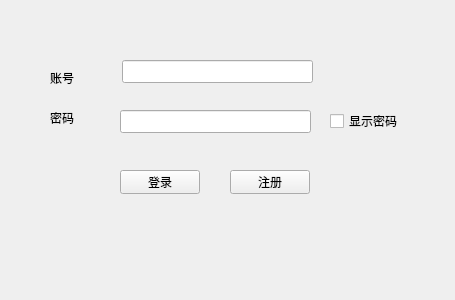
<?xml version="1.0" encoding="UTF-8"?>
<ui version="4.0">
 <class>Login</class>
 <widget class="QWidget" name="Login">
  <property name="geometry">
   <rect>
    <x>0</x>
    <y>0</y>
    <width>455</width>
    <height>300</height>
   </rect>
  </property>
  <property name="windowTitle">
   <string>Form</string>
  </property>
  <widget class="QLineEdit" name="username">
   <property name="geometry">
    <rect>
     <x>122</x>
     <y>60</y>
     <width>191</width>
     <height>23</height>
    </rect>
   </property>
  </widget>
  <widget class="QLineEdit" name="password">
   <property name="geometry">
    <rect>
     <x>120</x>
     <y>110</y>
     <width>191</width>
     <height>23</height>
    </rect>
   </property>
  </widget>
  <widget class="QLabel" name="label">
   <property name="geometry">
    <rect>
     <x>50</x>
     <y>70</y>
     <width>54</width>
     <height>16</height>
    </rect>
   </property>
   <property name="text">
    <string>账号</string>
   </property>
  </widget>
  <widget class="QLabel" name="label_2">
   <property name="geometry">
    <rect>
     <x>50</x>
     <y>110</y>
     <width>54</width>
     <height>16</height>
    </rect>
   </property>
   <property name="text">
    <string>密码</string>
   </property>
  </widget>
  <widget class="QPushButton" name="login">
   <property name="geometry">
    <rect>
     <x>120</x>
     <y>170</y>
     <width>80</width>
     <height>24</height>
    </rect>
   </property>
   <property name="text">
    <string>登录</string>
   </property>
  </widget>
  <widget class="QPushButton" name="signup">
   <property name="geometry">
    <rect>
     <x>230</x>
     <y>170</y>
     <width>80</width>
     <height>24</height>
    </rect>
   </property>
   <property name="text">
    <string>注册</string>
   </property>
  </widget>
  <widget class="QCheckBox" name="password_show">
   <property name="geometry">
    <rect>
     <x>330</x>
     <y>110</y>
     <width>101</width>
     <height>22</height>
    </rect>
   </property>
   <property name="text">
    <string>显示密码</string>
   </property>
  </widget>
 </widget>
 <resources/>
 <connections/>
</ui>
